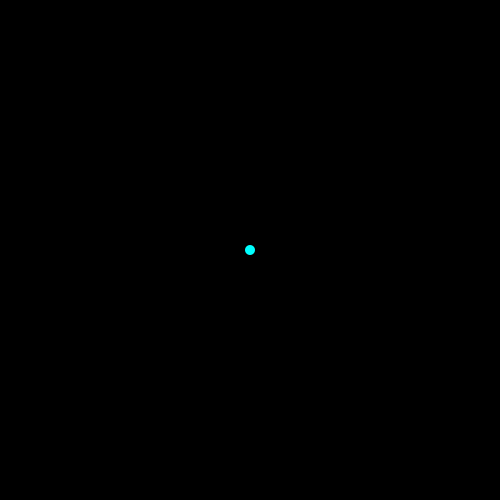
Frame 1 (no input)
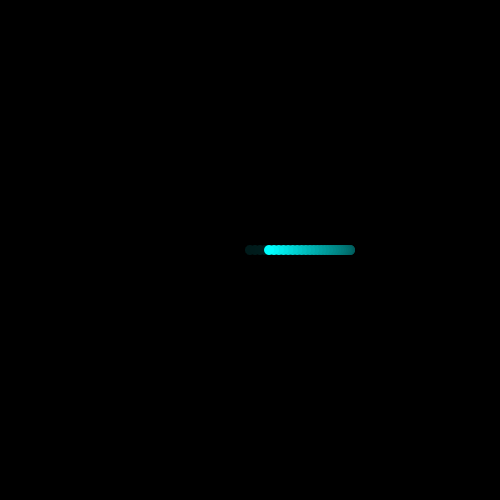
Frame 60 (the mouse pressed at the canvas centre just before this capture)
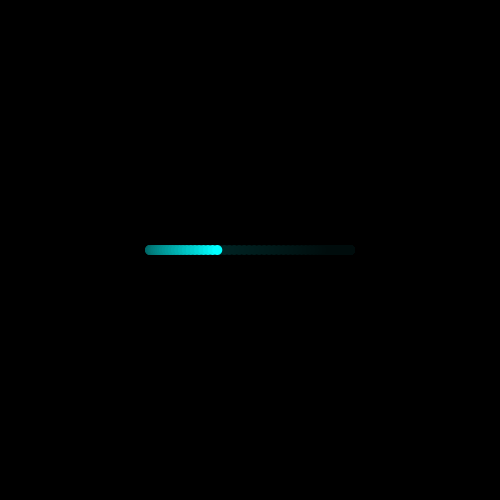
Frame 120 (the mouse held since frame 60 and released just before this capture)

The Processing sketch that drew these frames (run headless with seeded random() and noise(); from frame 60 on, the mouse is pressed at the canvas centre):

// Processing sketch: day4_06a_polar_Oscillate
// ── day4_06a_polar_Oscillate.pde
//MAKE A WAVE
//using polar coordinates, r & theta

float r = 100;
float theta = 0;

void setup() {
  size(500,500);
  background(0);
  smooth();
}

void draw() {
  fill(0,10);
  rect(0,0,width,height);
  
  float x = r * sin(theta * 0.05);
  //  we dont need a new Y variable because we're not changing its position
  
  
  fill(0,255,255);
  noStroke();
  ellipse(x+width/2, height/2, 10, 10);
  
  theta += 1;
}
